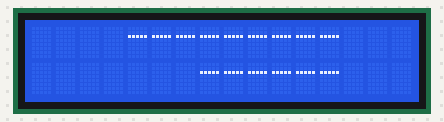
The sketch below on a simulated Arduino Uno, built with avr-gcc and run on an emulated ATmega328P. Shown: 16×2 character LCD.

Above: at 0.2 s.

The sketch:

thumb_mexendo.ino
```cpp
// (licence header left out)
#include <Wire.h>
#include <LiquidCrystal_I2C.h>

#define I2C_ADDR	0x3F
#define En_pin		2
#define Rw_pin		1
#define Rs_pin		0
#define D4_pin		4
#define D5_pin		5
#define D6_pin		6
#define D7_pin		7
#define BACKLIGHT_PIN   3

LiquidCrystal_I2C lcd(I2C_ADDR, En_pin, Rw_pin, Rs_pin, D4_pin, D5_pin, D6_pin, D7_pin);


// setting animation speed (delay between frames)
int x = 500;

void setup() {
	// set up the LCD's number of columns and rows:
	lcd.begin(16,2);
        lcd.setBacklightPin(BACKLIGHT_PIN, POSITIVE);
        lcd.setBacklight(HIGH);
	// clear the LCD screen:
	lcd.clear();
}


void loop() {
	// start the Thumbs Down part:
	penesdownA();
        delay(x);
        lcd.clear();
//        penesdownB();
//        delay(x);
//        lcd.clear();
}

void penesdownA() {
  byte penes1[8] = {B00000,B00000,B11111,B00000,B00000,B00000,B00000,B00000};
  byte penes2[8] = {B00000,B00000,B11111,B00000,B00000,B00000,B00000,B00000};
  byte penes3[8] = {B00000,B00000,B11111,B00000,B00000,B00000,B00000,B00000};
  byte penes4[8] = {B00000,B00000,B11111,B00000,B00000,B00000,B00000,B00000};
  byte penes5[8] = {B00000,B00000,B11111,B00000,B00000,B00000,B00000,B00000};
  byte penes6[8] = {B00000,B00000,B11111,B00000,B00000,B00000,B00000,B00000};
  byte penes7[8] = {B00000,B00000,B11111,B00000,B00000,B00000,B00000,B00000};
  byte penes8[8] = {B00000,B00000,B11111,B00000,B00000,B00000,B00000,B00000};
//  byte penes9[8] = {B00000,B00000,B11000,B00110,B00001,B00000,B00000,B00000}; // glande
//  byte penes10[8] = {B00000,B00000,B00000,B00000,B00000,B10000,B01000,B01000};
//  byte penes11[8] = {B01000,B01000,B10000,B00000,B00000,B00000,B00000,B00000};//fim da glande
//  byte penes12[8] = {B00000,B00000,B00000,B00001,B00110,B11000,B00000,B00000};
//  byte penes13[8] = {B00000,B00000,B00000,B00000,B00000,B11111,B00000,B00000};
//  byte penes14[8] = {B00000,B00000,B00000,B00000,B00000,B11111,B00000,B00000};
//  byte penes15[8] = {B00000,B00000,B00000,B00000,B00000,B11111,B00000,B00000};
//  byte penes16[8] = {B00000,B00000,B00000,B00000,B00000,B11111,B00000,B00000};
//  byte penes17[8] = {B00000,B00000,B00000,B00000,B00000,B11111,B00000,B00000};
//  byte penes18[8] = {B00000,B00000,B00000,B00000,B00000,B11111,B00000,B00000};
//  byte penes19[8] = {B00000,B00000,B00000,B00000,B00000,B11111,B00000,B00000};
//  byte penes20[8] = {B00000,B00000,B00000,B00000,B00000,B11111,B00000,B00000};


  lcd.createChar(0, penes1);
  lcd.createChar(1, penes2);
  lcd.createChar(2, penes3);
  lcd.createChar(3, penes4);
  lcd.createChar(4, penes5);
  lcd.createChar(5, penes6);
  lcd.createChar(6, penes7);
  lcd.createChar(7, penes8);
//  lcd.createChar(8, penes9);
//  lcd.createChar(9, penes10);
//  lcd.createChar(10, penes11);
//  lcd.createChar(11, penes12);
//  lcd.createChar(12, penes13);
//  lcd.createChar(13, penes14);
//  lcd.createChar(14, penes15);
//  lcd.createChar(15, penes16);
//  lcd.createChar(16, penes17);
//  lcd.createChar(17, penes18);
//  lcd.createChar(18, penes19);
//  lcd.createChar(19, penes20);

  lcd.setCursor(4,0);
  lcd.write((byte)0);
  lcd.setCursor(4,0);
  lcd.write(1);
  lcd.setCursor(5,0);
  lcd.write(2);
  lcd.setCursor(6,0);
  lcd.write(3);
  lcd.setCursor(7,0);
  lcd.write(4);
  lcd.setCursor(8,0);
  lcd.write(5);
  lcd.setCursor(9,0);
  lcd.write(6);
  lcd.setCursor(10,0);
  lcd.write(7);
  lcd.setCursor(11,0);
  lcd.write(8);
  lcd.setCursor(12,0);
  lcd.write(9);
  lcd.setCursor(12,1);
  lcd.write(10);
  lcd.setCursor(11,1);
  lcd.write(11);
  lcd.setCursor(10,1);
  lcd.write(12);
  lcd.setCursor(9,1);
  lcd.write(13);
  lcd.setCursor(8,1);
  lcd.write(14);
  lcd.setCursor(7,1);
  lcd.write(15);
}

void penesdownB() {
  byte penes1[8] = {B00000,B00001,B00010,B00011,B00100,B00011,B00100,B00011};
  byte penes2[8] = {B00100,B00011,B00000,B00000,B00000,B00000,B00000,B00000};
  byte penes3[8] = {B00000,B11110,B00001,B00000,B00000,B00000,B00000,B00000};
  byte penes4[8] = {B00000,B00000,B11110,B01000,B10001,B10010,B10010,B01100};
  byte penes5[8] = {B00000,B00000,B10000,B01110,B00010,B00010,B00010,B00010};
  byte penes6[8] = {B00010,B00110,B01000,B10000,B00000,B00000,B00000,B00000};
  lcd.createChar(0, penes1);
  lcd.createChar(1, penes2);
  lcd.createChar(2, penes3);
  lcd.createChar(3, penes4);
  lcd.createChar(4, penes5);
  lcd.createChar(5, penes6);
  lcd.setCursor(4,0);
  lcd.write((byte)0);
  lcd.setCursor(4,1);
  lcd.write(1);
  lcd.setCursor(5,0);
  lcd.write(2);
  lcd.setCursor(5,1);
  lcd.write(3);
  lcd.setCursor(6,0);
  lcd.write(4);
  lcd.setCursor(6,1);
  lcd.write(5);
}
```
